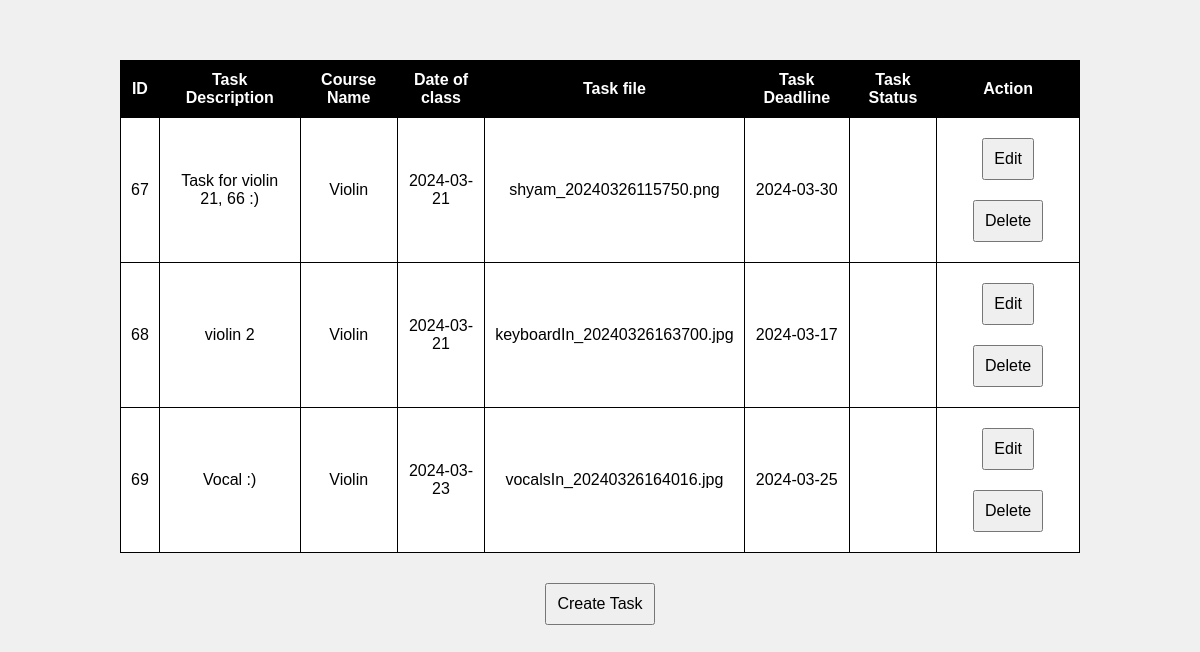
Page /admin/indexes/assgn_index.php on the earlier database version.
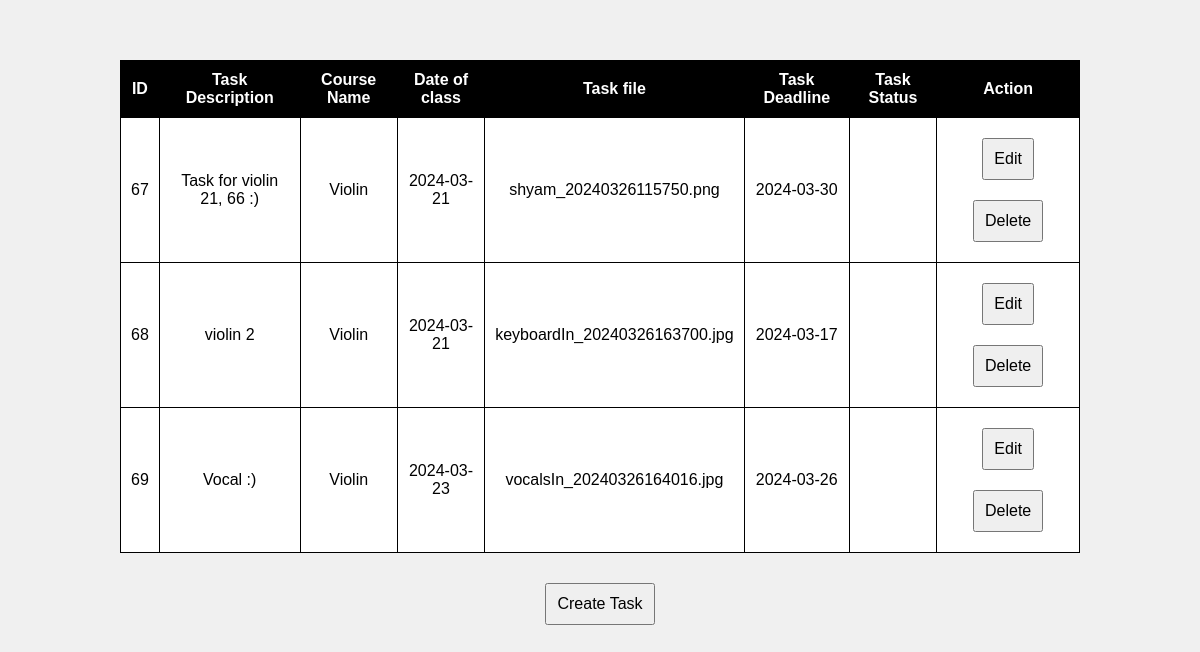
Same page on the later database version.
### tables this page shows
CREATE TABLE `class_tasks` (
  `task_id` int(11) NOT NULL,
  `task_desc` varchar(255) DEFAULT NULL,
  `course_parent_id` int(11) DEFAULT NULL,
  `date_parent_id` int(11) DEFAULT NULL,
  `task_file` varchar(255) DEFAULT NULL,
  `task_deadline` date DEFAULT NULL,
  `task_status` enum('Active','Inactive') DEFAULT NULL
);

CREATE TABLE `courses` (
  `course_id` int(11) NOT NULL,
  `course_name` varchar(255) NOT NULL,
  `course_desc` longtext NOT NULL,
  `course_img` varchar(255) NOT NULL,
  `course_icon` varchar(255) NOT NULL,
  `course_status` enum('Active','Inactive') NOT NULL
);

CREATE TABLE `classes` (
  `class_id` int(11) NOT NULL,
  `course_parent_id` int(11) NOT NULL,
  `user_parent_id` int(11) NOT NULL,
  `sched_start_time` time NOT NULL,
  `sched_end_time` time NOT NULL,
  `date_of_class` date NOT NULL,
  `created_at` timestamp NOT NULL DEFAULT current_timestamp(),
  `updated_at` timestamp NOT NULL DEFAULT current_timestamp(),
  `actual_start_time` datetime DEFAULT NULL,
  `actual_end_time` datetime DEFAULT NULL,
  `class_status` enum('Upcoming','Ongoing','Finished','Cancelled') NOT NULL
);

### admin/indexes/assgn_index.php (the view, shortened to what this page needs)
<!DOCTYPE html>
<html>
<head>
</head>
<body>
<h2 id="responseMessageAssgn">&nbsp;</h2>
<div id="updateTableContainerAssgn">
<?php
include("../db.php");
$sql = "SELECT i.*,
           cl.date_of_class,
           c.course_name
    FROM class_tasks i
    LEFT JOIN classes cl ON i.date_parent_id = cl.class_id
    LEFT JOIN courses c ON i.course_parent_id = c.course_id";
$result = $conn->query($sql);
if ($result->num_rows > 0) {
    echo "<table>";
    echo "<tr><th>ID</th><th>Task Description</th><th>Course Name</th><th>Date of class</th><th>Task file</th><th>Task Deadline</th><th>Task Status</th><th>Action</th></tr>";
    while ($row = $result->fetch_assoc()) {
        echo "<tr>";
        echo "<td>{$row['task_id']}</td>";
        echo "<td>{$row['task_desc']}</td>";
        echo "<td>{$row['course_name']}</td>";
        echo "<td>{$row['date_of_class']}</td>";
        echo "<td>{$row['task_file']}</td>";
        echo "<td>{$row['task_deadline']}</td>";
        echo "<td>{$row['task_status']}</td>";
        echo "<td>";
        echo "<button onclick=\"showFormAssgn('edit_mode_assgn', {$row['task_id']})\">Edit</button>";
        echo "<button onclick=\"showFormAssgn('delete_mode_assgn', {$row['task_id']})\">Delete</button>";
        echo "</td>";
        echo "</tr>";
    }
    echo "</table>";
} else {
    echo "No Tasks found.";
}
?>
</div>
<button onclick="showFormAssgn('create_mode_assgn', null)">Create Task</button>
</body>
</html>

Differences in the rows shown:
changed class_tasks "Vocal :)": task_deadline "2024-03-25" → "2024-03-26"
